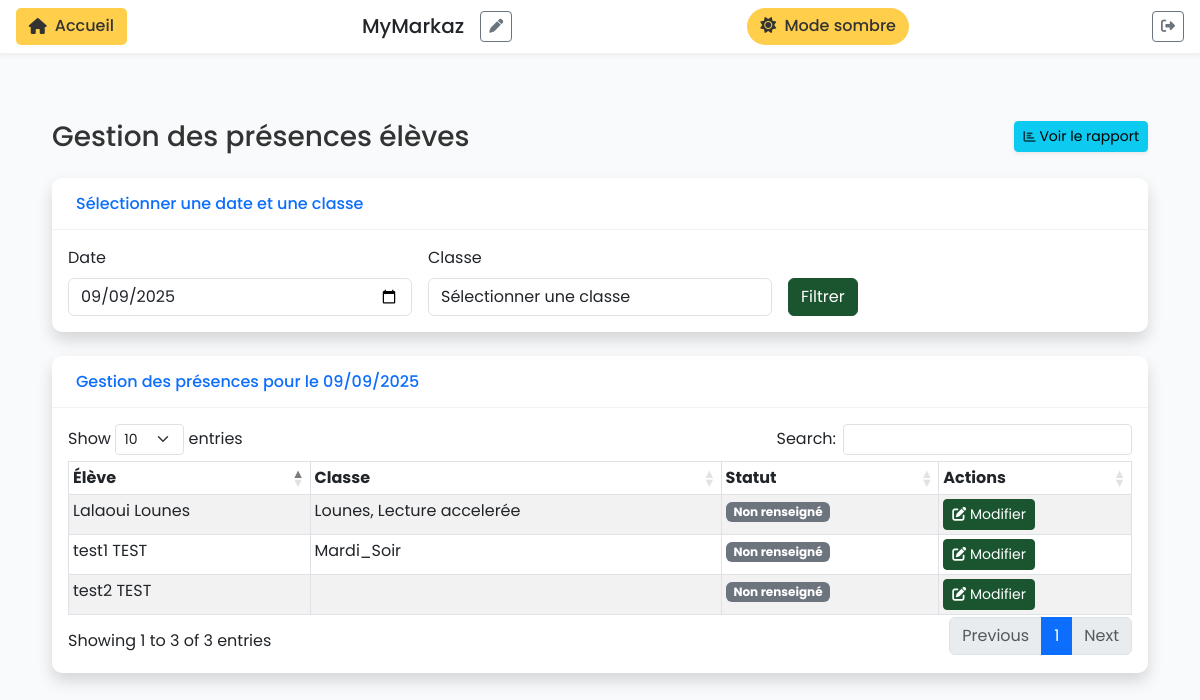
The page /eleves/presence/ (signed in) on the database its author committed.
### ecole_app/models.py (models this page shows, shortened)
class SiteConfig(models.Model):
    key = models.CharField(max_length=50, unique=True)
    value = models.CharField(max_length=255, default='default')
    @classmethod
    def get_site_name(cls):
        site_config = cls.objects.filter(key='site_name').first()
        return site_config.value if site_config else 'École Markaz'
    class Meta:
        verbose_name = "Configuration du site"
        verbose_name_plural = "Configurations du site"

class Eleve(models.Model):
    classes = models.ManyToManyField('Classe', related_name='eleves_multi', blank=True)  # Ajout pour multi-classes
    composante = models.ForeignKey(Composante, on_delete=models.CASCADE, related_name='eleves', null=True, blank=True)
    user = models.OneToOneField(User, on_delete=models.CASCADE, null=True, blank=True, related_name='eleve')
    nom = models.CharField(max_length=100)
    prenom = models.CharField(max_length=100, blank=True)
    prenom_pere = models.CharField(max_length=100, blank=True, null=True, help_text="Prénom du père")
    prenom_mere = models.CharField(max_length=100, blank=True, null=True, help_text="Prénom de la mère")
    mot_de_passe_en_clair = models.CharField(max_length=100, blank=True, null=True, help_text="Mot de passe en clair (non sécurisé)")
    classe = models.ForeignKey(Classe, on_delete=models.SET_NULL, null=True, related_name='eleves')
    creneaux = models.ManyToManyField(Creneau, related_name='eleves', blank=True)
    annee_scolaire = models.ForeignKey(AnneeScolaire, on_delete=models.SET_NULL, null=True, blank=True, related_name='eleves')
    date_naissance = models.DateField(null=True, blank=True)
    telephone = models.CharField(max_length=20, blank=True)
    telephone_secondaire = models.CharField(max_length=20, blank=True, null=True, help_text="Numéro de téléphone secondaire")
    adresse = models.TextField(blank=True)
    email = models.EmailField(blank=True)
    remarque = models.TextField(blank=True, null=True, help_text="Remarque libre sur l'élève")
    archive = models.BooleanField(default=False, help_text="Élève archivé")
    motif_archive = models.TextField(blank=True, null=True, help_text="Motif d'archivage")
    date_creation = models.DateTimeField(auto_now_add=True)
    montant_total = models.DecimalField(max_digits=10, decimal_places=2, default=200.00, help_text="Montant total à payer pour l'inscription")
    class Meta:
        verbose_name = "Élève"
        verbose_name_plural = "Élèves"

class Classe(models.Model):
    composante = models.ForeignKey(Composante, on_delete=models.CASCADE, related_name='classes', null=True, blank=True)
    nom = models.CharField(max_length=100)
    professeur = models.ForeignKey(Professeur, on_delete=models.SET_NULL, null=True, related_name='classes')
    creneau = models.ForeignKey(Creneau, on_delete=models.SET_NULL, null=True, related_name='classes')
    capacite = models.IntegerField(default=20)
    annee_scolaire = models.ForeignKey(AnneeScolaire, on_delete=models.SET_NULL, null=True, blank=True, related_name='classes')
    date_creation = models.DateTimeField(auto_now_add=True)
    class Meta:
        verbose_name = "Classe"
        verbose_name_plural = "Classes"

### ecole_app/views_presence_eleve.py (the view, shortened to what this page needs)
# urls.py: path('eleves/presence/', views_presence_eleve.gestion_presence_eleve, name='gestion_presence_eleve'),
@login_required
def gestion_presence_eleve(request):
    composante_id = request.session.get('composante_id')
    if not composante_id:
        messages.warning(request, "Veuillez sélectionner une composante pour accéder à la gestion des présences.")
        return redirect('selection_composante')
    est_professeur = hasattr(request.user, 'professeur')
    tous_les_eleves = Eleve.objects.filter(composante_id=composante_id, archive=False).order_by('nom')
    date_str = request.GET.get('date')
    if date_str:
        try:
            selected_date = datetime.datetime.strptime(date_str, '%Y-%m-%d').date()
        except ValueError:
            selected_date = timezone.now().date()
    else:
        selected_date = timezone.now().date()
    if est_professeur:
        toutes_les_classes = Classe.objects.filter(
            composante_id=composante_id,
            professeur=request.user.professeur
        ).order_by('nom')
    else:
        toutes_les_classes = Classe.objects.filter(composante_id=composante_id).order_by('nom')
    classe_id = request.GET.get('classe')
    selected_classe = None
    presences_existantes = {}
    eleves_with_presence = [(eleve, presences_existantes.get(eleve.id, None)) for eleve in tous_les_eleves]
    stats = {
        'total_eleves': tous_les_eleves.count(),
        'presents': 0,
        'absents_justifies': 0,
        'absents_non_justifies': 0
    }
    return render(request, 'ecole_app/eleves/gestion_presence.html', {
        'eleves_with_presence': eleves_with_presence,
        'classes': toutes_les_classes,
        'selected_date': selected_date,
        'selected_classe': selected_classe,
        'stats': stats
    })

### ecole_app/context_processors.py (called while the page is built)
def site_name(request):
    return {
        'site_name': SiteConfig.get_site_name()
    }

### ecole_app/templates/ecole_app/eleves/gestion_presence.html (shortened to what this page needs)
{% extends 'ecole_app/base.html' %}
{% load static %}
{% load dict_extras %}
{% block content %}
<div class="container-fluid px-2">
    <div class="d-sm-flex align-items-center justify-content-between mb-4">
        <h1 class="h3 mb-0 text-gray-800">Gestion des présences élèves</h1>
        <a href="{% url 'rapport_presence_eleve' %}" class="d-none d-sm-inline-block btn btn-sm btn-info shadow-sm">
             Voir le rapport
        </a>
    </div>
    <div class="card shadow mb-4">
        <div class="card-header py-3 d-flex flex-row align-items-center justify-content-between">
            <h6 class="m-0 font-weight-bold text-primary">Sélectionner une date et une classe</h6>
        </div>
        <div class="card-body">
            <form method="get" class="row g-3">
                <div class="col-md-4">
                    <label for="date" class="form-label">Date</label>
                    <input type="date" class="form-control" id="date" name="date" value="{{ selected_date|date:'Y-m-d' }}">
                </div>
                <div class="col-md-4">
                    <label for="classe" class="form-label">Classe</label>
                    <select name="classe" id="classe" class="form-control" required>
                        <option value="">Sélectionner une classe</option>
                    </select>
                </div>
                <div class="col-md-4 d-flex align-items-end">
                    <button type="submit" class="btn btn-primary">Filtrer</button>
                </div>
            </form>
        </div>
    </div>
    <div class="card shadow mb-4">
        <div class="card-header py-3">
            <h6 class="m-0 font-weight-bold text-primary">
                Gestion des présences pour le {{ selected_date|date:"d/m/Y" }}
            </h6>
        </div>
        <div class="card-body">
            <div class="table-responsive overflow-auto">
                <table class="table table-bordered table-striped table-sm" id="dataTable" width="100%" cellspacing="0">
                    <thead>
                        <tr>
                            <th>Élève</th>
                            <th>Classe</th>
                            <th>Statut</th>
                            <th>Actions</th>
                        </tr>
                    </thead>
                    <tbody>
                        {% for eleve, presence in eleves_with_presence %}
                        <tr data-eleve-id="{{ eleve.id }}">
                            <td>{{ eleve.nom }} {{ eleve.prenom }}</td>
                            <td>
                                {% for classe in eleve.classes.all %}
                                    {{ classe.nom }}{% if not forloop.last %}, {% endif %}
                                {% endfor %}
                            </td>
                            <td>
                                {% if presence %}
                                    {% if presence.present %}
                                        <span id="status-badge-{{ eleve.id }}" class="badge bg-success text-white">Présent</span>
                                    {% elif presence.justifie %}
                                        <span id="status-badge-{{ eleve.id }}" class="badge bg-warning text-dark">Absent justifié</span>
                                    {% else %}
                                        <span id="status-badge-{{ eleve.id }}" class="badge bg-danger text-white">Absent non justifié</span>
                                    {% endif %}
                                {% else %}
                                    <span id="status-badge-{{ eleve.id }}" class="badge bg-secondary text-white">Non renseigné</span>
                                {% endif %}
                            </td>
                            <td>
                                <button type="button" class="btn btn-sm btn-primary" data-bs-toggle="modal" data-bs-target="#presenceModal{{ eleve.id }}">
                                    <i class="fas fa-edit"></i> Modifier
                                </button>
                            </td>
                        </tr>
                        {% empty %}
                        <tr>
                            <td colspan="4" class="text-center">Aucun élève trouvé</td>
                        </tr>
                        {% endfor %}
                    </tbody>
                </table>
            </div>
        </div>
    </div>
</div>
{% endblock %}

### ecole_app/templates/ecole_app/base.html (shortened to what this page needs)
<!DOCTYPE html>
<html lang="fr">
<head>
    <link href="https://cdn.jsdelivr.net/npm/bootstrap@5.3.0/dist/css/bootstrap.min.css" rel="stylesheet">
    <link rel="stylesheet" href="https://cdnjs.cloudflare.com/ajax/libs/font-awesome/6.4.0/css/all.min.css">
    {% load static %}
    <link href="{% static 'ecole_app/css/composante.css' %}" rel="stylesheet">
    <link href="{% static 'ecole_app/css/custom-styles.css' %}" rel="stylesheet">
</head>
<body>
    <div class="top-nav fixed-top">
        {% if request.user.professeur %}
        <a href="{% url 'dashboard_professeur' %}" class="back-button">
            <i class="fas fa-home"></i> Accueil
        </a>
        {% elif request.user.eleve %}
        <a href="{% url 'dashboard_eleve' %}" class="back-button">
            <i class="fas fa-home"></i> Accueil
        </a>
        {% else %}
        <a href="{% url 'dashboard' %}" class="back-button">
            <i class="fas fa-home"></i> Accueil
        </a>
        {% endif %}
        <h5 class="mb-0 d-flex align-items-center" style="gap: 0.5rem;">
            {{ site_name }}
            {% if request.user.is_authenticated and request.user.is_superuser %}
            <button class="btn btn-sm btn-outline-secondary ms-2" data-bs-toggle="modal" data-bs-target="#modalRenommerSite" title="Renommer le site">
                <i class="fas fa-pen"></i>
            </button>
            {% endif %}
        </h5>
        <button class="mode-toggle" id="toggleDarkMode">
            <i class="fas fa-sun me-1"></i> Mode sombre
        </button>
        {% if request.user.is_authenticated %}
        <a href="{% url 'logout' %}" class="btn btn-sm btn-outline-secondary ms-2" title="Déconnexion">
            <i class="fas fa-sign-out-alt"></i>
        </a>
        {% endif %}
    </div>
    <div class="container-fluid">
        <div class="row">
            <main class="col-12 px-md-4 main-content">
                <div class="dashboard-header">
                </div>
                <div class="content">
                    {% block content %}{% endblock %}
                </div>
            </main>
        </div>
    </div>
    <link rel="stylesheet" type="text/css" href="https://cdn.datatables.net/1.10.24/css/dataTables.bootstrap5.min.css">
</body>
</html>

### ecole_app/static/ecole_app/css/custom-styles.css (style rules this page uses)
.text-gray-800 { color: #333333 !important; }

### ecole_app/templates/ecole_app/base.html (style rules this page uses)
:root { --primary-green: #1b5530; --light-green: #22693c; --yellow-accent: #ffce4b; --text-light: #ffffff; --bg-light: #f8fafb; }
body { font-family: 'Poppins', sans-serif; background-color: var(--bg-light); }
.content { padding: 20px; }
.dashboard-header { margin-bottom: 2rem; display: flex; justify-content: space-between; align-items: center; }
.card { border: none; border-radius: 10px; box-shadow: 0 2px 8px rgba(0,0,0,0.08); margin-bottom: 1.5rem; }
.card-header { background-color: white; border-bottom: 1px solid rgba(0,0,0,0.05); padding: 1rem 1.5rem; font-weight: 600; border-radius: 10px 10px 0 0 !important; }
.btn-primary { background-color: var(--primary-green); border-color: var(--primary-green); }
.top-nav { background-color: white; padding: 0.5rem 1rem; display: flex; justify-content: space-between; align-items: center; border-bottom: 1px solid rgba(0,0,0,0.05); box-shadow: 0 2px 5px rgba(0,0,0,0.05); }
.main-content { margin-top: 60px; }
.mode-toggle { background-color: var(--yellow-accent); color: #333; border: none; padding: 0.4rem 0.8rem; border-radius: 20px; font-weight: 500; }
.back-button { background-color: var(--yellow-accent); color: #333; border: none; padding: 0.4rem 0.8rem; border-radius: 5px; font-weight: 500; text-decoration: none; display: inline-flex; align-items: center; gap: 0.5rem; }

### rows shown on the page
SiteConfig: value "MyMarkaz"
Eleve: nom "Lalaoui", prenom "Lounes"
Classe: nom "Lounes"
Classe: nom "Lecture accelerée"
Eleve: nom "test1", prenom "TEST"
Classe: nom "Mardi_Soir"
Eleve: nom "test2", prenom "TEST"
